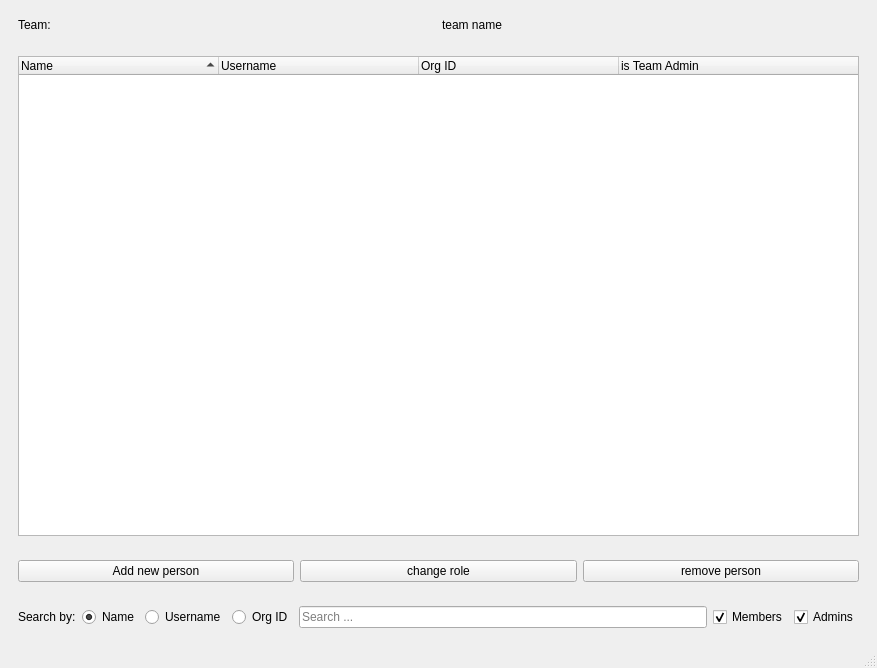
<?xml version="1.0" encoding="UTF-8"?>
<ui version="4.0">
 <class>TeamsWindow</class>
 <widget class="QMainWindow" name="TeamsWindow">
  <property name="geometry">
   <rect>
    <x>0</x>
    <y>0</y>
    <width>877</width>
    <height>668</height>
   </rect>
  </property>
  <property name="windowTitle">
   <string>MainWindow</string>
  </property>
  <widget class="QWidget" name="centralwidget">
   <layout class="QVBoxLayout" name="verticalLayout">
    <item>
     <widget class="QWidget" name="teams_win_header_widget" native="true">
      <layout class="QHBoxLayout" name="horizontalLayout_3">
       <item>
        <widget class="QLabel" name="teams_team_label">
         <property name="text">
          <string>Team:</string>
         </property>
        </widget>
       </item>
       <item>
        <widget class="QLabel" name="teams_team_name_text">
         <property name="text">
          <string>team name</string>
         </property>
        </widget>
       </item>
      </layout>
     </widget>
    </item>
    <item>
     <widget class="QWidget" name="teams_win_body_widget" native="true">
      <layout class="QVBoxLayout" name="verticalLayout_2">
       <item>
        <widget class="QTreeWidget" name="team_persons_tree_widget">
         <property name="showDropIndicator" stdset="0">
          <bool>true</bool>
         </property>
         <property name="selectionMode">
          <enum>QAbstractItemView::SingleSelection</enum>
         </property>
         <property name="sortingEnabled">
          <bool>true</bool>
         </property>
         <attribute name="headerDefaultSectionSize">
          <number>200</number>
         </attribute>
         <column>
          <property name="text">
           <string>Name</string>
          </property>
         </column>
         <column>
          <property name="text">
           <string>Username</string>
          </property>
         </column>
         <column>
          <property name="text">
           <string>Org ID</string>
          </property>
         </column>
         <column>
          <property name="text">
           <string>is Team Admin</string>
          </property>
         </column>
        </widget>
       </item>
      </layout>
     </widget>
    </item>
    <item>
     <widget class="QWidget" name="teams_win_person_btns_widget" native="true">
      <layout class="QHBoxLayout" name="horizontalLayout_2">
       <item>
        <widget class="QPushButton" name="teams_add_person_BTN">
         <property name="text">
          <string>Add new person</string>
         </property>
        </widget>
       </item>
       <item>
        <widget class="QPushButton" name="teams_change_role_BTN">
         <property name="text">
          <string>change role</string>
         </property>
        </widget>
       </item>
       <item>
        <widget class="QPushButton" name="teams_remove_person_BTN">
         <property name="text">
          <string>remove person</string>
         </property>
        </widget>
       </item>
      </layout>
     </widget>
    </item>
    <item>
     <widget class="QWidget" name="teams_win_footer_widget" native="true">
      <layout class="QHBoxLayout" name="horizontalLayout">
       <item>
        <widget class="QLabel" name="team_seach_by_label">
         <property name="text">
          <string>Search by:</string>
         </property>
        </widget>
       </item>
       <item>
        <widget class="QRadioButton" name="search_by_name_radio">
         <property name="text">
          <string>Name</string>
         </property>
         <property name="checked">
          <bool>true</bool>
         </property>
        </widget>
       </item>
       <item>
        <widget class="QRadioButton" name="search_by_username_radio">
         <property name="text">
          <string>Username</string>
         </property>
        </widget>
       </item>
       <item>
        <widget class="QRadioButton" name="search_by_org_id_radio">
         <property name="text">
          <string>Org ID</string>
         </property>
        </widget>
       </item>
       <item>
        <widget class="QLineEdit" name="search_line_edit">
         <property name="placeholderText">
          <string>Search ...</string>
         </property>
        </widget>
       </item>
       <item>
        <widget class="QCheckBox" name="members_checkbox">
         <property name="text">
          <string>Members</string>
         </property>
         <property name="checked">
          <bool>true</bool>
         </property>
        </widget>
       </item>
       <item>
        <widget class="QCheckBox" name="Admins_checkbox">
         <property name="text">
          <string>Admins</string>
         </property>
         <property name="checked">
          <bool>true</bool>
         </property>
        </widget>
       </item>
      </layout>
     </widget>
    </item>
   </layout>
  </widget>
  <widget class="QMenuBar" name="menubar">
   <property name="geometry">
    <rect>
     <x>0</x>
     <y>0</y>
     <width>877</width>
     <height>25</height>
    </rect>
   </property>
  </widget>
  <widget class="QStatusBar" name="statusbar"/>
 </widget>
 <resources/>
 <connections/>
</ui>
